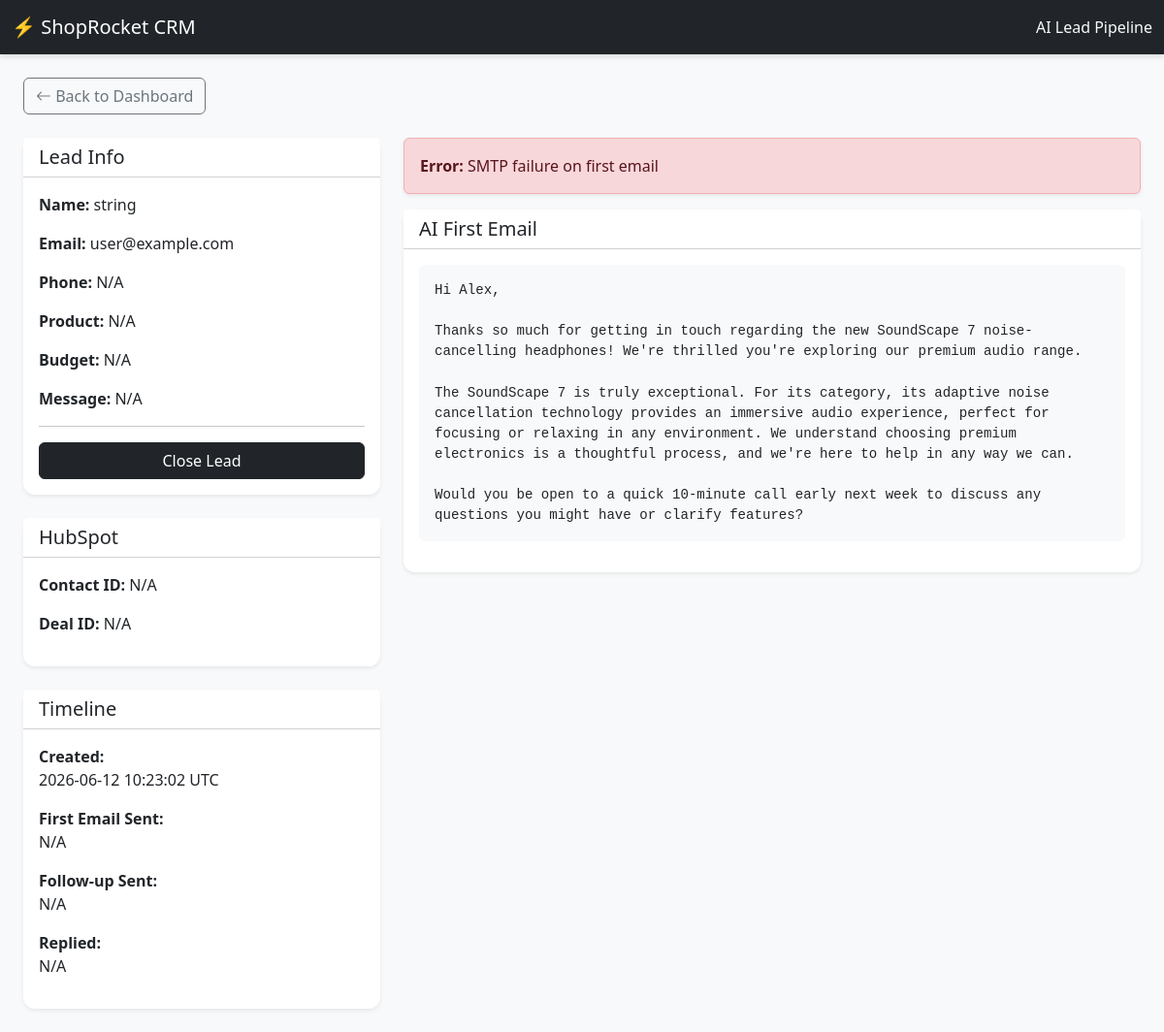
The page /lead/1 on the database its author committed.
### database/models.py (models this page shows)
class Lead(Base):
    __tablename__ = "leads"
    id = Column(Integer, primary_key=True, index=True)
    name = Column(String(255), nullable=False)
    email = Column(String(255), unique=True, index=True, nullable=False)
    phone = Column(String(50), nullable=True)
    product = Column(String(255), nullable=True)
    budget = Column(String(100), nullable=True)
    message = Column(Text, nullable=True)
    hubspot_contact_id = Column(String(100), nullable=True)
    hubspot_deal_id = Column(String(100), nullable=True)
    first_email_body = Column(Text, nullable=True)
    followup_email_body = Column(Text, nullable=True)
    error_log = Column(Text, nullable=True)
    status = Column(String(50), default="new")
    first_email_sent_at = Column(DateTime(timezone=True), nullable=True)
    followup_sent_at = Column(DateTime(timezone=True), nullable=True)
    replied_at = Column(DateTime(timezone=True), nullable=True)
    created_at = Column(DateTime, server_default=func.now())
    updated_at = Column(DateTime, onupdate=func.now())

### routers/dashboard.py (the view)
@router.get("/lead/{lead_id}", response_class=HTMLResponse)
def get_lead_detail(request: Request, lead_id: int, db: Session = Depends(get_db)):
    lead = db.query(Lead).filter(Lead.id == lead_id).first()
    return templates.TemplateResponse(
        "lead_detail.html",
        {"request": request, "lead": lead}
    )

### templates/lead_detail.html (shortened to what this page needs)
{% extends "base.html" %}
{% block content %}
<div class="mb-4">
    <a href="/" class="btn btn-outline-secondary"><i class="bi bi-arrow-left"></i> Back to Dashboard</a>
</div>
{% if not lead %}
<div class="alert alert-danger">Lead not found.</div>
{% else %}
<div class="row">
    <div class="col-md-4 mb-4">
        <div class="card shadow-sm mb-4">
            <div class="card-header bg-white pb-0">
                <h5 class="card-title">Lead Info</h5>
            </div>
            <div class="card-body">
                <p><strong>Name:</strong> {{ lead.name }}</p>
                <p><strong>Email:</strong> {{ lead.email }}</p>
                <p><strong>Phone:</strong> {{ lead.phone or 'N/A' }}</p>
                <p><strong>Product:</strong> {{ lead.product or 'N/A' }}</p>
                <p><strong>Budget:</strong> {{ lead.budget or 'N/A' }}</p>
                <p><strong>Message:</strong> {{ lead.message or 'N/A' }}</p>
                <hr>
                <div class="d-grid gap-2">
                    {% if lead.status != 'closed' %}
                    <button class="btn btn-dark" onclick="closeLead('{{ lead.id }}')">Close Lead</button>
                    {% endif %}
                </div>
            </div>
        </div>
        <div class="card shadow-sm mb-4">
            <div class="card-header bg-white pb-0">
                <h5 class="card-title">HubSpot</h5>
            </div>
            <div class="card-body">
                <p><strong>Contact ID:</strong> {{ lead.hubspot_contact_id or 'N/A' }}</p>
                <p><strong>Deal ID:</strong> {{ lead.hubspot_deal_id or 'N/A' }}</p>
            </div>
        </div>
        <div class="card shadow-sm">
            <div class="card-header bg-white pb-0">
                <h5 class="card-title">Timeline</h5>
            </div>
            <div class="card-body">
                <p><strong>Created:</strong><br>{{ lead.created_at.strftime('%Y-%m-%d %H:%M:%S UTC') if lead.created_at
                    else 'N/A' }}</p>
                <p><strong>First Email Sent:</strong><br>{{ lead.first_email_sent_at.strftime('%Y-%m-%d %H:%M:%S UTC')
                    if lead.first_email_sent_at else 'N/A' }}</p>
                <p><strong>Follow-up Sent:</strong><br>{{ lead.followup_sent_at.strftime('%Y-%m-%d %H:%M:%S UTC') if
                    lead.followup_sent_at else 'N/A' }}</p>
                <p><strong>Replied:</strong><br>{{ lead.replied_at.strftime('%Y-%m-%d %H:%M:%S UTC') if lead.replied_at
                    else 'N/A' }}</p>
            </div>
        </div>
    </div>
    <div class="col-md-8 mb-4">
        {% if lead.error_log %}
        <div class="alert alert-danger shadow-sm">
            <strong>Error:</strong> {{ lead.error_log }}
        </div>
        {% endif %}
        <div class="card shadow-sm mb-4">
            <div class="card-header bg-white pb-0">
                <h5 class="card-title">AI First Email</h5>
            </div>
            <div class="card-body">
                {% if lead.first_email_body %}
                <pre class="bg-light p-3 rounded">{{ lead.first_email_body }}</pre>
                {% else %}
                <p class="text-muted">No email generated yet.</p>
                {% endif %}
            </div>
        </div>
    </div>
</div>
{% endif %}
{% endblock %}

### templates/base.html (shortened to what this page needs)
<!DOCTYPE html>
<html lang="en">
<head>
    <link href="https://cdn.jsdelivr.net/npm/bootstrap@5.3.3/dist/css/bootstrap.min.css" rel="stylesheet">
    <link rel="stylesheet" href="https://cdn.jsdelivr.net/npm/bootstrap-icons@1.11.3/font/bootstrap-icons.min.css">
    <link rel="stylesheet" href="/static/style.css">
</head>
<body>
    <nav class="navbar navbar-expand-lg navbar-dark bg-dark mb-4">
        <div class="container-fluid">
            <a class="navbar-brand" href="/">⚡ ShopRocket CRM</a>
            <span class="navbar-text text-light ms-3">AI Lead Pipeline</span>
        </div>
    </nav>
    <div class="container-fluid px-4">
        {% block content %}{% endblock %}
    </div>
</body>
</html>

### static/style.css (style rules this page uses)
body { background: #f8f9fa; }
.card { border-radius: 12px; border: none; }
.navbar { box-shadow: 0 2px 6px rgba(0,0,0,0.15); }
pre { white-space: pre-wrap; word-break: break-word; font-size: .88rem; }

### rows shown on the page
Lead: name "string", email "user@example.com", phone "N/A", product "N/A", budget "N/A", message "N/A", created_at "2026-06-12 10:23:02 UTC", first_email_sent_at "N/A", followup_sent_at "N/A", replied_at "N/A", error_log "SMTP failure on first email", first_email_body "Hi Alex, Thanks so much for getting in touch regarding the new SoundScape 7 noise-cancelling headphones! We're thrilled you're exploring our premium audio range. The SoundScape 7 is truly exceptional. For its category, its adaptive noise cancellation technology provides an immersive audio experience, perfect for focusing or relaxing in any environment. We understand choosing premium electronics is a thoughtful process, and we're here to help in any way we can. Would you be open to a quick 10-minute call early next week to discuss any questions you might have or clarify features?"

### other values the page prints
{{ lead.hubspot_contact_id or 'N/A' }} "N/A"
{{ lead.hubspot_deal_id or 'N/A' }} "N/A"
